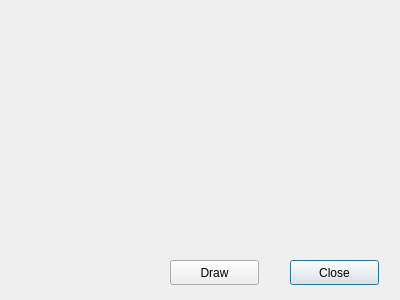
<?xml version="1.0" encoding="UTF-8"?>
<ui version="4.0">
 <class>Dialog</class>
 <widget class="QDialog" name="Dialog">
  <property name="geometry">
   <rect>
    <x>0</x>
    <y>0</y>
    <width>400</width>
    <height>300</height>
   </rect>
  </property>
  <property name="windowTitle">
   <string>Dialog</string>
  </property>
  <widget class="QPushButton" name="pushButton">
   <property name="geometry">
    <rect>
     <x>290</x>
     <y>260</y>
     <width>89</width>
     <height>25</height>
    </rect>
   </property>
   <property name="text">
    <string>Close</string>
   </property>
  </widget>
  <widget class="QPushButton" name="pushButton_2">
   <property name="geometry">
    <rect>
     <x>170</x>
     <y>260</y>
     <width>89</width>
     <height>25</height>
    </rect>
   </property>
   <property name="text">
    <string>Draw</string>
   </property>
  </widget>
 </widget>
 <layoutdefault spacing="6" margin="11"/>
 <resources/>
 <connections/>
</ui>
